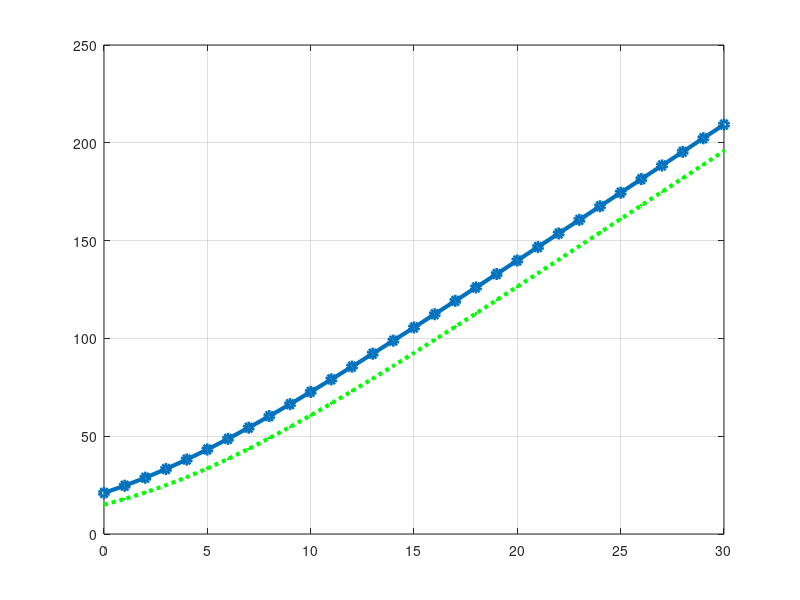

The MATLAB script that drew this image:
SNRdB = [0:30]; %decibel SNR value ranged between 0 to 30

SNR_L = 10.^(SNRdB./10); %decibel to linear

W= 21; %bandwidth

h=0.8; %environmental matrix/fading coefficient

H= abs(h); %absolute value

c= W.*log2(1+SNR_L); %AWGN Channel

c2=W.*log2(1+(H*H.*SNR_L)); %Fading channel

plot(SNRdB,c,'-o','LineWidth',3); %AWGN PLOT

hold on;

grid on;

plot(SNRdB,c2,'g:.','LineWidth',3);%Fading channel plot


